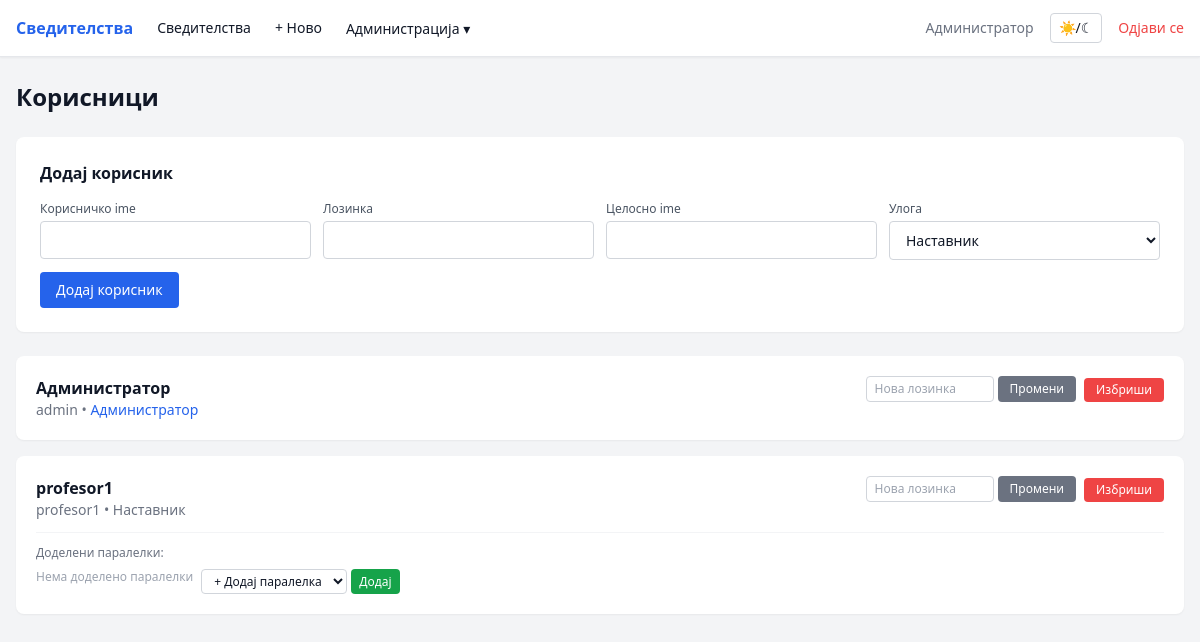
Page /admin/users (signed in) on the committed database.
### tables this page shows
CREATE TABLE users (
            id INTEGER PRIMARY KEY AUTOINCREMENT,
            username TEXT UNIQUE NOT NULL,
            password_hash TEXT NOT NULL,
            role TEXT NOT NULL DEFAULT 'teacher',
            full_name TEXT
        );

### app.py (the view, shortened to what this page needs)
@app.route('/admin/users', methods=['GET', 'POST'])
@login_required
@admin_required
def admin_users():
    return render_template('admin/users.html',
        users=db.get_all_users(),
        classes=db.get_all_classes())

### app.py (called while the page is built)
@login_manager.user_loader
def load_user(user_id):
    return db.get_user_by_id(user_id)

def admin_required(f):
    from functools import wraps
    @wraps(f)
    def decorated(*args, **kwargs):
        if not current_user.is_authenticated or current_user.role != 'admin':
            abort(403)
        return f(*args, **kwargs)
    return decorated

### database.py (called while the page is built)
def get_db():
    conn = sqlite3.connect(DB_PATH)
    conn.row_factory = sqlite3.Row
    conn.execute('PRAGMA foreign_keys = ON')
    return conn

def get_user_by_id(user_id):
    conn = get_db()
    row = conn.execute('SELECT * FROM users WHERE id = ?', (user_id,)).fetchone()
    conn.close()
    return User(row['id'], row['username'], row['role'], row['full_name']) if row else None

def get_all_classes():
    conn = get_db()
    rows = conn.execute('SELECT * FROM classes ORDER BY name').fetchall()
    conn.close()
    return [dict(r) for r in rows]

def get_all_users():
    conn = get_db()
    users = conn.execute(
        'SELECT id, username, role, full_name FROM users ORDER BY role, full_name'
    ).fetchall()
    result = []
    for u in users:
        u = dict(u)
        classes = conn.execute('''
            SELECT c.id, c.name FROM classes c
            JOIN user_classes uc ON c.id = uc.class_id
            WHERE uc.user_id = ?
        ''', (u['id'],)).fetchall()
        u['classes'] = [dict(c) for c in classes]
        result.append(u)
    conn.close()
    return result

### templates/admin/users.html (shortened to what this page needs)
{% extends 'base.html' %}
{% block content %}
<h1 class="text-2xl font-bold mb-6">Корисници</h1>
<div class="bg-white dark:bg-gray-800 rounded-lg shadow-sm p-6 mb-6">
    <h2 class="font-semibold mb-4">Додај корисник</h2>
    <form method="POST" class="grid grid-cols-2 md:grid-cols-4 gap-3">
        <div>
            <label class="block text-xs font-medium mb-1 text-gray-600 dark:text-gray-400">Корисничко ime</label>
            <input type="text" name="username" required class="w-full px-3 py-2 rounded border border-gray-300 dark:border-gray-600 bg-white dark:bg-gray-700 text-sm">
        </div>
        <div>
            <label class="block text-xs font-medium mb-1 text-gray-600 dark:text-gray-400">Лозинка</label>
            <input type="password" name="password" required class="w-full px-3 py-2 rounded border border-gray-300 dark:border-gray-600 bg-white dark:bg-gray-700 text-sm">
        </div>
        <div>
            <label class="block text-xs font-medium mb-1 text-gray-600 dark:text-gray-400">Целосно ime</label>
            <input type="text" name="full_name" class="w-full px-3 py-2 rounded border border-gray-300 dark:border-gray-600 bg-white dark:bg-gray-700 text-sm">
        </div>
        <div>
            <label class="block text-xs font-medium mb-1 text-gray-600 dark:text-gray-400">Улога</label>
            <select name="role" class="w-full px-3 py-2 rounded border border-gray-300 dark:border-gray-600 bg-white dark:bg-gray-700 text-sm">
                <option value="teacher">Наставник</option>
            </select>
        </div>
        <div class="md:col-span-4">
            <button type="submit" class="px-4 py-2 bg-blue-600 hover:bg-blue-700 text-white rounded text-sm">Додај корисник</button>
        </div>
    </form>
</div>
<div class="space-y-4">
    {% for user in users %}
    <div class="bg-white dark:bg-gray-800 rounded-lg shadow-sm p-5">
        <div class="flex items-start justify-between">
            <div>
                <div class="font-semibold">{{ user.full_name or user.username }}</div>
                <div class="text-sm text-gray-500">{{ user.username }} &bull;
                    <span class="{% if user.role == 'admin' %}text-blue-600{% else %}text-gray-500{% endif %}">
                        {{ 'Администратор' if user.role == 'admin' else 'Наставник' }}
                    </span>
                </div>
            </div>
            <div class="flex gap-2">
                <form method="POST" class="flex gap-1">
                    <input type="password" name="new_password" placeholder="Нова лозинка" required
                        class="px-2 py-1 rounded border border-gray-300 dark:border-gray-600 bg-white dark:bg-gray-700 text-xs w-32">
                    <button type="submit" class="px-3 py-1 bg-gray-500 hover:bg-gray-600 text-white rounded text-xs">Промени</button>
                </form>
                <form method="POST" onsubmit="return confirm('Избриши го корисникот {{ user.username }}?')">
                    <button class="px-3 py-1 bg-red-500 hover:bg-red-600 text-white rounded text-xs">Избриши</button>
                </form>
            </div>
        </div>
        {% if user.role == 'teacher' %}
        <div class="mt-3 pt-3 border-t border-gray-100 dark:border-gray-700">
            <div class="text-xs font-medium text-gray-500 dark:text-gray-400 mb-2">Доделени паралелки:</div>
            <div class="flex flex-wrap gap-2">
                {% for c in user.classes %}
                <form method="POST" class="inline">
                    <input type="hidden" name="action" value="remove_class">
                    <input type="hidden" name="user_id" value="{{ user.id }}">
                    <input type="hidden" name="class_id" value="{{ c.id }}">
                    <button type="submit" class="px-2 py-0.5 bg-blue-100 dark:bg-blue-900 text-blue-700 dark:text-blue-300 rounded text-xs hover:bg-red-100 dark:hover:bg-red-900 hover:text-red-600 dark:hover:text-red-300 transition">
                        {{ c.name }} ×
                    </button>
                </form>
                {% else %}
                <span class="text-xs text-gray-400">Нема доделено паралелки</span>
                {% endfor %}
                <form method="POST" class="flex gap-1">
                    <select name="class_id" class="px-2 py-0.5 rounded border border-gray-300 dark:border-gray-600 bg-white dark:bg-gray-700 text-xs">
                        <option value="">+ Додај паралелка</option>
                    </select>
                    <button type="submit" class="px-2 py-0.5 bg-green-600 hover:bg-green-700 text-white rounded text-xs">Додај</button>
                </form>
            </div>
        </div>
        {% endif %}
    </div>
    {% endfor %}
</div>
{% endblock %}

### templates/base.html (shortened to what this page needs)
<!DOCTYPE html>
<html lang="mk" class="">
<head>
    <script src="https://cdn.tailwindcss.com"></script>
</head>
<body class="bg-gray-100 dark:bg-gray-900 text-gray-900 dark:text-gray-100 min-h-screen">
    {% if current_user.is_authenticated %}
    <nav class="bg-white dark:bg-gray-800 shadow-sm border-b border-gray-200 dark:border-gray-700">
        <div class="max-w-7xl mx-auto px-4 flex items-center justify-between h-14">
            <div class="flex items-center gap-6">
                <a href="{{ url_for('dashboard') }}" class="font-semibold text-blue-600 dark:text-blue-400">Сведителства</a>
                <a href="{{ url_for('certificates_list') }}" class="text-sm hover:text-blue-600 dark:hover:text-blue-400">Сведителства</a>
                <a href="{{ url_for('certificate_new') }}" class="text-sm hover:text-blue-600 dark:hover:text-blue-400">+ Ново</a>
                {% if current_user.role == 'admin' %}
                <div class="relative group">
                    <button class="text-sm hover:text-blue-600 dark:hover:text-blue-400">Администрација ▾</button>
                </div>
                {% endif %}
            </div>
            <div class="flex items-center gap-4">
                <span class="text-sm text-gray-500 dark:text-gray-400">{{ current_user.full_name or current_user.username }}</span>
                <button onclick="toggleTheme()" class="text-sm px-2 py-1 rounded border border-gray-300 dark:border-gray-600 hover:bg-gray-100 dark:hover:bg-gray-700" title="Смени тема">☀/☾</button>
                <a href="{{ url_for('logout') }}" class="text-sm text-red-500 hover:text-red-700">Одјави се</a>
            </div>
        </div>
    </nav>
    {% endif %}
    <main class="max-w-7xl mx-auto px-4 py-6">
        {% block content %}{% endblock %}
    </main>
</body>
</html>

### rows in the picture
users: full_name "Администратор", username "admin", role "Администратор"
users: full_name "profesor1", username "profesor1", role "Наставник"
